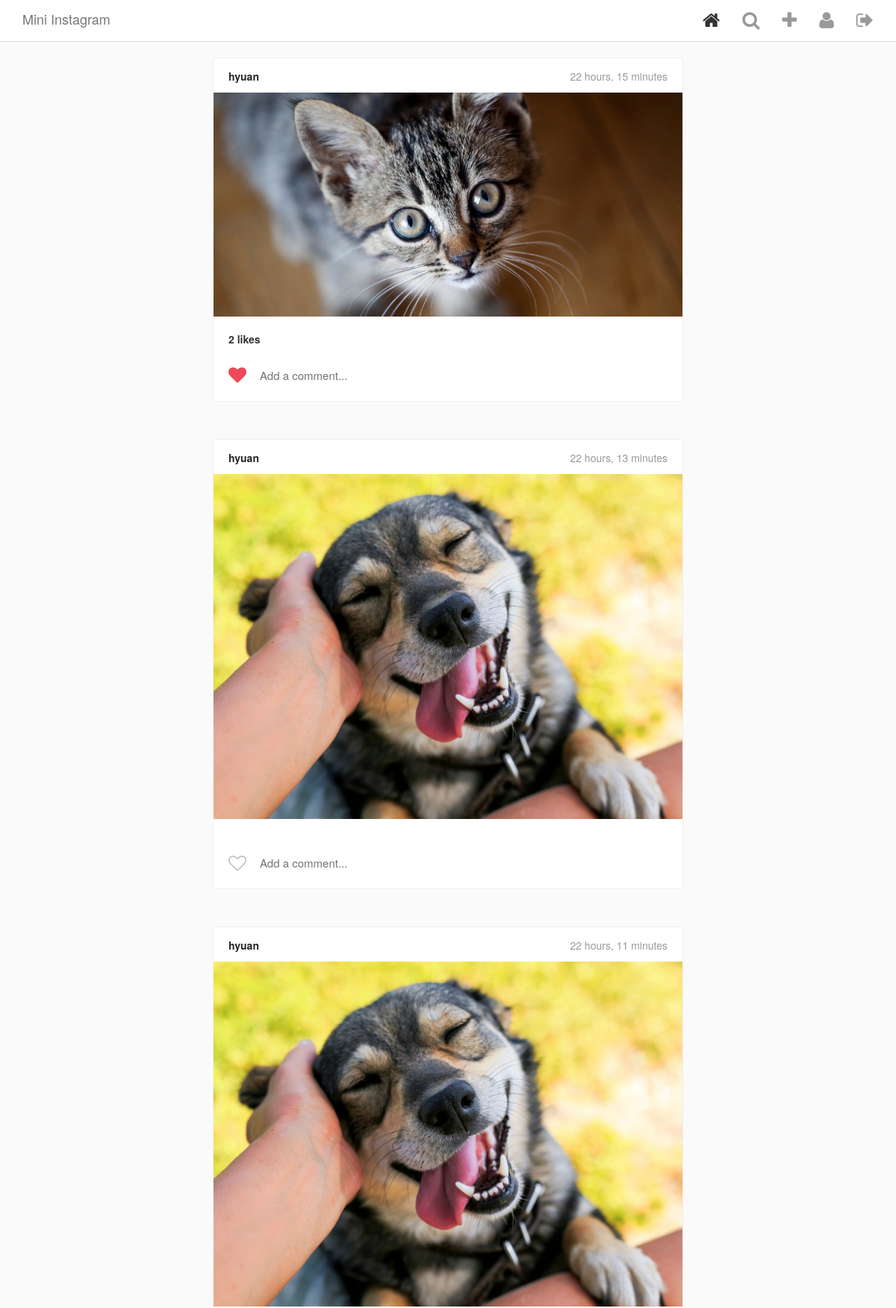
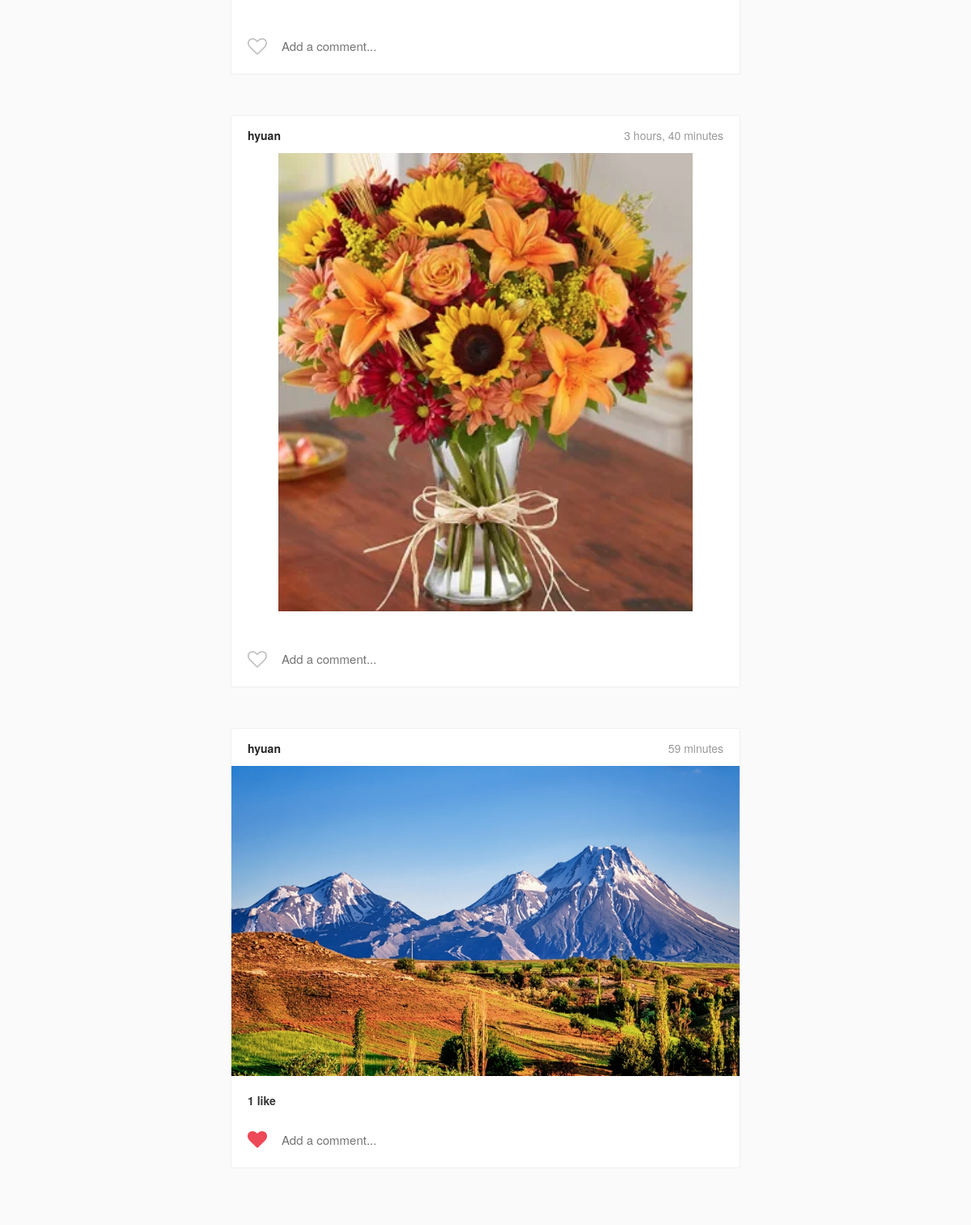
The app's page / (signed in) with its own data (2 pictures, top to bottom).
### Insta/models.py (models this page shows, shortened)
class Post(models.Model):
    author = models.ForeignKey( # a foreign key indicate a Many-To-One relationship
        InstaUser, #foreign key is InstaUser
        blank=True,
        null=True,
        on_delete=models.CASCADE, # delete this author will delete all his posts
        related_name='posts', # we can use author.posts to get all posts belong to this user
        )
    title = models.TextField(blank=True, null=True)
    image = ProcessedImageField(
        upload_to='static/images/posts',
        format='JPEG',
        options={'quality': 100},
        blank=True,
        null=True,
        )
    posted_on = models.DateTimeField(
        auto_now_add=True,
        editable=False,
    )
    def get_like_count(self):
        return self.likes.count()

class InstaUser(AbstractUser):
    profile_pic = ProcessedImageField(
        upload_to='static/images/profiles',
        format='JPEG',
        options={'quality': 100},
        null=True,
        blank=True,
        )

### Insta/views.py (the view)
# urls.py: path('', PostListView.as_view(), name='home'),
class PostListView(LoginRequiredMixin, ListView):
    model = Post
    template_name = "home.html"
    login_url = "login"
    def get_queryset(self):
        current_user = self.request.user
        following = set()
        for conn in UserConnection.objects.filter(creator=current_user).select_related('following'):
            following.add(conn.following)
        return Post.objects.filter(author__in=following)

### Insta/templatetags/custom_tags.py (called while the page is built)
@register.simple_tag
def has_user_liked_post(post, user):
    try:
        like = Like.objects.get(post=post, user=user)
        return "fa-heart"
    except:
        return "fa-heart-o"

@register.simple_tag(takes_context=True)
def active(context, pattern_or_urlname):
    try:
        pattern = reverse(pattern_or_urlname)
    except NoReverseMatch:
        pattern = pattern_or_urlname
    path = context['request'].path
    if re.search(pattern, path):
        return 'active'
    return ''

### templates/home.html (shortened to what this page needs)
{% extends "base.html" %}
{% load custom_tags %}
{% block content %}
<div class="cards-listing">
    {% for post in object_list %}
        <div class="row">
            <div class="card view-update {{ post.pk }}">
                <div class="card__panel-head">
                    <div class="poster__info">
                        <a href="{% url 'profile' post.author.pk %}" class="poster__name">
                            {{ post.author.username }}
                        </a>
                        <span class="poster__timestamp">
                            {{ post.posted_on|timesince }}
                        </span>
                    </div>
                </div>
                <a href="{% url 'post' post.pk %}">
                    <img class="card__main-image" src="{{ post.image.url }}">
                </a>
                <div class="card__panel-body">
                    <div class="likes">
                        {% if post.get_like_count %}
                            {{ post.get_like_count }} like{% if post.get_like_count > 1 %}s{% endif %}
                        {% endif %}
                    </div>
                    <section class="input-row">
                        <i class="fa {% has_user_liked_post post user %} submit-like" aria-hidden="true"></i>
                        <div class="comment-input-wrapper">
                            <input class="add-comment" type="text" placeholder="Add a comment...">
                        </div>
                    </section>
                </div>
            </div>
        </div>
    {% endfor %}
</div>
{% endblock content %}

### templates/base.html (shortened to what this page needs)
<html>
    <head>
        {% load static %}
        <link href="{% static 'vendor/bootstrap/css/bootstrap.min.css' %}" rel="stylesheet">
        <link href="{% static 'vendor/font-awesome-4.6.3/css/font-awesome.min.css' %}" rel="stylesheet">
        <link href="{% static 'css/style.css' %}" rel="stylesheet">
    </head>
    <body>
        {% load static %}
        {% include 'header.html' %}
        <div class="content-wrapper">
            <div class="container">
                {% block content %}
                {% endblock content%}
            </div>
        </div>
    </body>
</html>

### templates/header.html (shortened to what this page needs)
{% load custom_tags %}
<div class="navbar navbar-default navbar-fixed-top" id="main-nav">
    <div class="container desktop">
        <div class="navbar-header">
            <a href="/" class="navbar-brand">Mini Instagram</a>
        </div>
        <div id="navbar-main">
            <ul class="nav navbar-nav navbar-right">
                {% if request.user.is_authenticated %}
                    <li>
                      <a href="{% url 'home' %}">
                        <i class="fa fa-home {% if request.resolver_match.url_name == 'home' %}active{% endif %}" aria-hidden="true"></i>
                      </a>
                    </li>
                    <li><a href="{% url 'explore' %}"><i class="fa fa-search {% active 'explore' %}" aria-hidden="true"></i></a></li>
                    <li><a href="{% url 'make_post' %}"><i class="fa fa-plus {% active 'make_post' %}" aria-hidden="true"></i></a></li>
                    <li><a href="{% url 'profile' request.user.pk %}"><i class="fa fa-user {% active 'profile' %}" aria-hidden="true"></i></a></li>
                    <li><a href="{% url 'logout' %}"><i class="fa fa-sign-out {% active 'logout' %}" aria-hidden="true"></i></a></li>
                {% endif %}
            </ul>
        </div>
    </div>
</div>

### static/css/style.css (style rules this page uses)
html { height: 100%; }
body { min-height: 100%; background-color: #fafafa; }
.content-wrapper { margin-top: 57px; margin-bottom: 60px; background-color: #fafafa; }
.navbar { background-color: #fff; border-bottom-color: #dbdbdb; }
.navbar .fa { font-size: 25px; color: #999999; }
.navbar .fa.active { color: #333; }
.cards-listing { max-width: 600px; width: 100%; margin: 20px auto; }
.card { background-color: #fff; margin-bottom: 50px; border: 1px solid #efefef; border-radius: 3px; }
.card__panel-head { background: #fff; padding: 14px 20px 12px; }
.card__panel-head .poster__name { color: #262626; font-weight: bold; }
.card__panel-head .poster__timestamp { float: right; color: #999; }
.card__main-image { max-width: 100%; max-height: 600px; height: auto; margin: 0 auto; display: block; }
.card__panel-body { padding: 20px; padding-bottom: 0; }
.card__panel-body .likes { font-weight: bold; margin-bottom: 5px; }
.input-row { position: relative; display: flex; align-items: center; height: 68px; padding-left: 40px; }
.input-row .submit-like { cursor: pointer; position: absolute; top: 32%; left: 0; color: #C2C2C2; font-size: 24px; }
.input-row .submit-like.fa-heart { color: #ED4956; }
.input-row .comment-input-wrapper { display: inline-block; color: #262626; font-size: 15px; width: 100%; }
.input-row .comment-input-wrapper input { width: 100%; border: none; outline: none; }

### records on screen
Post: author.username "hyuan", posted_on "22 hours, 15 minutes", image (picture), get_like_count "2"
Post: author.username "hyuan", posted_on "22 hours, 13 minutes", image (picture)
Post: author.username "hyuan", posted_on "22 hours, 11 minutes", image (picture)
Post: author.username "hyuan", posted_on "3 hours, 40 minutes", image (picture)
Post: author.username "hyuan", posted_on "59 minutes", image (picture), get_like_count "1"
